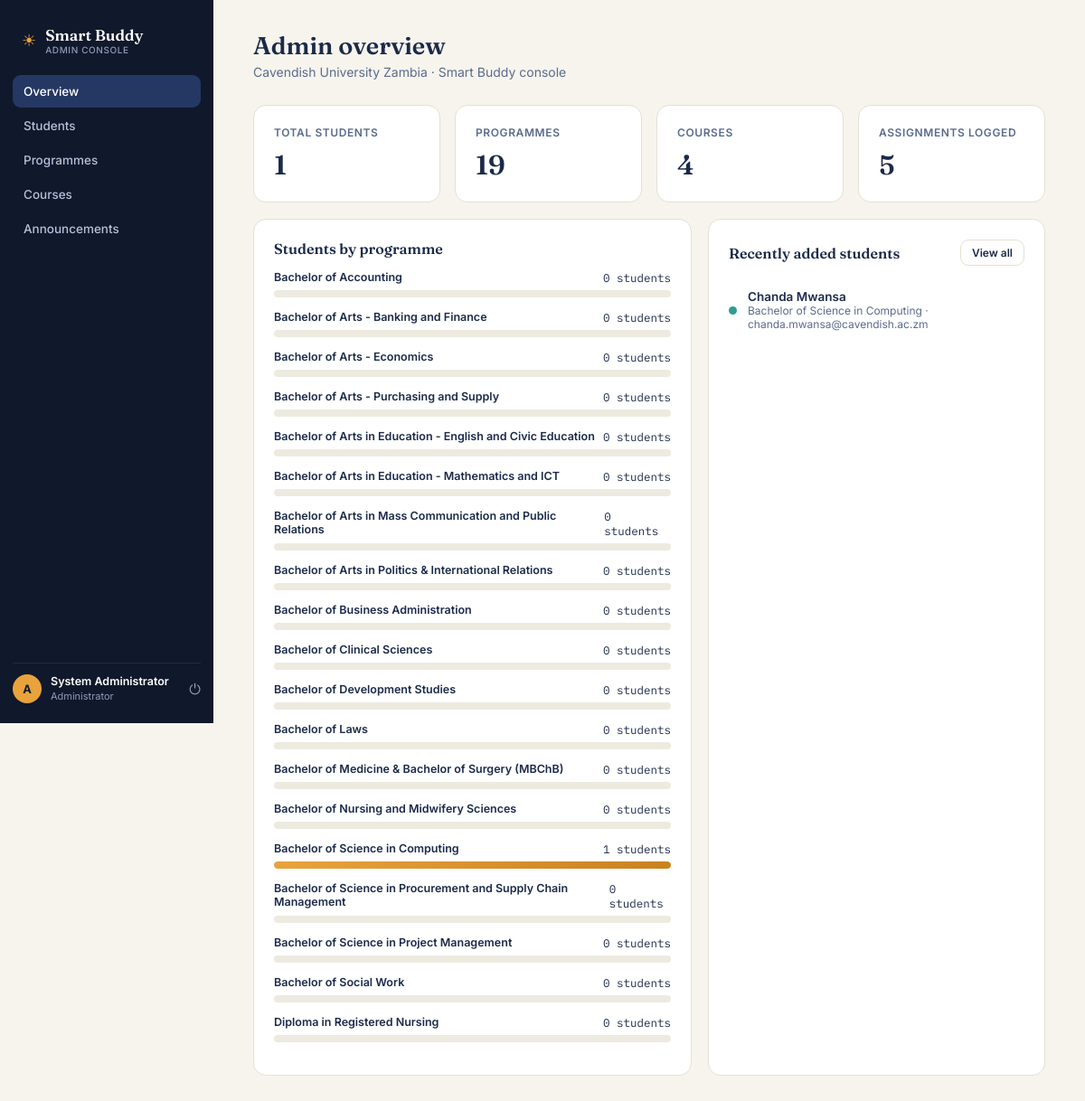
Page /admin/dashboard.php (signed in) on the committed database.
### tables this page shows
CREATE TABLE students (
    id INT AUTO_INCREMENT PRIMARY KEY,
    programme_id INT NOT NULL,
    first_name VARCHAR(80) NOT NULL,
    last_name VARCHAR(80) NOT NULL,
    email VARCHAR(150) NOT NULL UNIQUE,
    password_hash VARCHAR(255) NOT NULL,
    year_of_study TINYINT DEFAULT 1,
    added_by_admin TINYINT(1) DEFAULT 0,
    status ENUM('active','suspended') DEFAULT 'active',
    created_at TIMESTAMP DEFAULT CURRENT_TIMESTAMP,
    FOREIGN KEY (programme_id) REFERENCES programmes(id) ON DELETE RESTRICT
);

CREATE TABLE programmes (
    id INT AUTO_INCREMENT PRIMARY KEY,
    name VARCHAR(150) NOT NULL,
    code VARCHAR(20) NOT NULL UNIQUE,
    school VARCHAR(150) NOT NULL DEFAULT '',
    created_at TIMESTAMP DEFAULT CURRENT_TIMESTAMP
);

### includes/functions.php (called while the page is built, shortened)
<?php
function e($string) {
    return htmlspecialchars($string ?? '', ENT_QUOTES, 'UTF-8');
}

### admin/dashboard.php (the view, shortened to what this page needs)
<?php
require_once __DIR__ . '/../config/config.php';
$totalStudents = $pdo->query("SELECT COUNT(*) c FROM students")->fetch()['c'];
$totalProgrammes = $pdo->query("SELECT COUNT(*) c FROM programmes")->fetch()['c'];
$totalCourses = $pdo->query("SELECT COUNT(*) c FROM courses")->fetch()['c'];
$totalAssignments = $pdo->query("SELECT COUNT(*) c FROM assignments")->fetch()['c'];
$byProgramme = $pdo->query("SELECT p.name, COUNT(s.id) AS student_count FROM programmes p
    LEFT JOIN students s ON s.programme_id = p.id GROUP BY p.id ORDER BY p.name")->fetchAll();
$recentStudents = $pdo->query("SELECT s.*, p.name AS programme_name FROM students s
    JOIN programmes p ON p.id=s.programme_id ORDER BY s.created_at DESC LIMIT 6")->fetchAll();
include __DIR__ . '/../includes/admin_header.php';
?>
<div class="topline"><div><h1>Admin overview</h1><div class="desc">Cavendish University Zambia · Smart Buddy console</div></div></div>
<div class="grid-4" style="margin-bottom:18px;">
  <div class="card stat-card"><div class="label">Total students</div><div class="value"><?= e($totalStudents) ?></div></div>
  <div class="card stat-card"><div class="label">Programmes</div><div class="value"><?= e($totalProgrammes) ?></div></div>
  <div class="card stat-card"><div class="label">Courses</div><div class="value"><?= e($totalCourses) ?></div></div>
  <div class="card stat-card"><div class="label">Assignments logged</div><div class="value"><?= e($totalAssignments) ?></div></div>
</div>
<div class="grid-2">
  <div class="card">
    <div class="block-head"><h3>Students by programme</h3></div>
    <?php foreach ($byProgramme as $row): $pct = $totalStudents ? round($row['student_count']/$totalStudents*100) : 0; ?>
      <div style="margin-bottom:14px;">
        <div style="display:flex;justify-content:space-between;font-size:12.5px;margin-bottom:6px;"><span style="font-weight:600;"><?= e($row['name']) ?></span><span class="mono"><?= e($row['student_count']) ?> students</span></div>
        <div class="progress-track"><div class="progress-fill amber" style="width:<?= $pct ?>%;"></div></div>
      </div>
    <?php endforeach; ?>
  </div>
  <div class="card">
    <div class="block-head"><h3>Recently added students</h3><a class="pill-btn ghost small" href="<?= BASE_URL ?>/admin/students/index.php">View all</a></div>
    <?php foreach ($recentStudents as $s): ?>
      <div class="item-row"><div class="item-dot" style="background:var(--teal);"></div>
        <div style="flex:1;"><div class="title"><?= e($s['first_name'].' '.$s['last_name']) ?></div><div class="meta"><?= e($s['programme_name']) ?> · <?= e($s['email']) ?></div></div>
      </div>
    <?php endforeach; ?>
  </div>
</div>
<?php include __DIR__ . '/../includes/footer.php'; ?>

### assets/css/base.css (style rules this page uses)
:root { --navy-950: #10182B; --navy-900: #1B2A4A; --navy-800: #243863; --paper: #F6F4ED; --paper-raised: #FFFFFF; --ink: #1B2A4A; --ink-soft: #5B6B8C; --ink-faint: #8E9BB8; --amber: #E8A33D; --amber-deep: #C9821F; --amber-soft: #FBEAD0; --teal: #2F9E8F; --teal-soft: #DCF2EE; --coral: #E2574C; --coral-soft: #FBE2DF; --line: #E4E0D3; --line-soft: #EDEAE0; --radius: 14px; }
* { box-sizing: border-box; }
html, body { margin: 0; padding: 0; }
body { font-family: 'Inter', sans-serif; background: var(--paper); color: var(--ink); -webkit-font-smoothing: antialiased; }
h1, h2, h3 { font-family: 'Fraunces', serif; }
.mono { font-family: 'IBM Plex Mono', monospace; }
a { color: inherit; }

### assets/css/layout.css (style rules this page uses)
.topline { display: flex; justify-content: space-between; align-items: flex-start; margin-bottom: 28px; flex-wrap: wrap; gap: 14px; }
.topline h1 { font-size: 27px; margin: 0 0 4px; font-weight: 600; }
.topline .desc { color: var(--ink-soft); font-size: 14px; }

### assets/css/components.css (style rules this page uses)
.card { background: var(--paper-raised); border: 1px solid var(--line); border-radius: var(--radius); padding: 22px; }
.grid-4 { display: grid; grid-template-columns: repeat(4, 1fr); gap: 16px; }
.grid-2 { display: grid; grid-template-columns: 1.3fr 1fr; gap: 18px; }
.stat-card .label { font-size: 12px; color: var(--ink-soft); text-transform: uppercase; letter-spacing: 0.05em; font-weight: 600; margin-bottom: 10px; }
.stat-card .value { font-family: 'Fraunces', serif; font-size: 30px; font-weight: 600; }
.block-head { display: flex; justify-content: space-between; align-items: center; margin-bottom: 14px; }
.block-head h3 { font-size: 16px; margin: 0; font-weight: 600; }
.pill-btn { background: var(--navy-900); color: #fff; border: none; padding: 9px 16px; border-radius: 9px; font-size: 13px; font-weight: 600; display: inline-flex; align-items: center; gap: 6px; text-decoration: none; }
.pill-btn.ghost { background: none; border: 1px solid var(--line); color: var(--ink); }
.pill-btn.small { padding: 6px 12px; font-size: 12px; }
.progress-track { height: 8px; background: var(--line-soft); border-radius: 20px; overflow: hidden; }
.progress-fill { height: 100%; border-radius: 20px; background: linear-gradient(90deg, var(--teal), #57C2B2); }
.progress-fill.amber { background: linear-gradient(90deg, var(--amber), var(--amber-deep)); }
.item-row { display: flex; align-items: center; gap: 12px; padding: 12px 0; border-bottom: 1px solid var(--line-soft); }
.item-row:last-child { border-bottom: none; }
.item-dot { width: 9px; height: 9px; border-radius: 50%; flex-shrink: 0; }
.item-row .title { font-weight: 600; font-size: 13.5px; }
.item-row .meta { font-size: 12px; color: var(--ink-soft); }

### rows in the picture
students: first_name+last_name "Chanda Mwansa", programme.name "Bachelor of Science in Computing", email "chanda.mwansa@cavendish.ac.zm"

### other values in the picture
$item['label'] "Overview"
$item['label'] "Students"
$item['label'] "Programmes"
$item['label'] "Courses"
$item['label'] "Announcements"
$_SESSION['admin_name'] "System Administrator"
$totalStudents "1"
$totalProgrammes "19"
$totalCourses "4"
$totalAssignments "5"
$row['name'] "Bachelor of Accounting"
$row['student_count'] "0"
$row['name'] "Bachelor of Arts - Banking and Finance"
$row['name'] "Bachelor of Arts - Economics"
$row['name'] "Bachelor of Arts - Purchasing and Supply"
